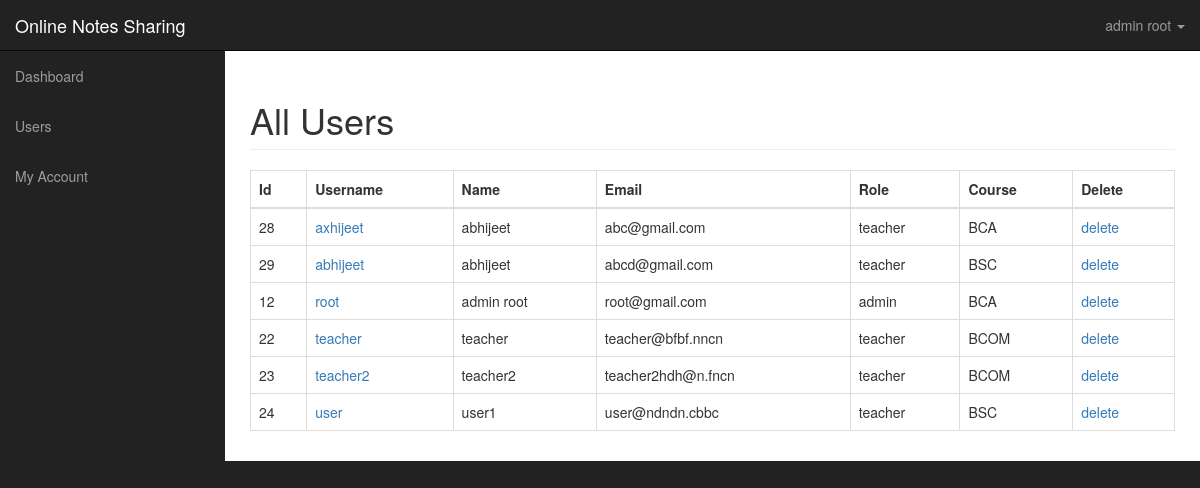
/dashboard/users.php (signed in), run on the app's committed database.
### tables this page shows
CREATE TABLE `users` (
  `id` int(11) NOT NULL,
  `username` varchar(225) NOT NULL,
  `name` varchar(225) NOT NULL,
  `about` varchar(300) NOT NULL DEFAULT 'N/A',
  `role` varchar(225) NOT NULL,
  `email` varchar(225) NOT NULL,
  `token` varchar(225) NOT NULL,
  `gender` varchar(225) NOT NULL,
  `password` varchar(225) NOT NULL,
  `course` varchar(225) NOT NULL,
  `image` varchar(225) NOT NULL DEFAULT 'profile.jpg',
  `joindate` varchar(225) NOT NULL
);

### dashboard/users.php (the view, shortened to what this page needs)
<?php include ('includes/connection.php');
include "includes/adminheader.php"; ?>
<?php if($_SESSION['role'] == 'admin')
{
	?>
	 <div id="wrapper">
    <?php include "includes/adminnav.php"; ?>
        <div id="page-wrapper">
            <div class="container-fluid">
                <div class="row">
                    <div class="col-lg-12">
                        <h1 class="page-header">
                            All Users
                        </h1>
    <table class="table table-bordered table-hover">
    <thead>
        <tr>
            <th>Id</th>
            <th>Username</th>
            <th>Name</th>
            <th>Email</th>
            <th>Role</th>
            <th>Course</th>
            <th>Delete</th>
        </tr>
    </thead>
    <tbody>
        <?php
            $query = "SELECT * FROM users ORDER BY name ASC ";
            $select_users = mysqli_query($conn, $query) or die(mysqli_error($conn));
            if (mysqli_num_rows($select_users) > 0 ) {
            while ($row = mysqli_fetch_array($select_users)) {
                $user_id = $row['id'];
                $username = $row['username'];
                $name = $row['name'];
                $user_email = $row['email'];
                $user_role = $row['role'];
                $user_course = $row['course'];
                echo "<tr>";
                echo "<td>$user_id</td>";
                echo "<td><a href='viewprofile.php?name=$username' target='_blank'> $username</a></td>";
                echo "<td>$name</td>";
                echo "<td>$user_email</td>";
                echo "<td>$user_role</td>";
                echo "<td>$user_course</td>";
                echo "<td><a onClick=\"javascript: return confirm('Are you sure you want to delete this user?')\" href='users.php?delete=$user_id'><i class='fa fa-times fa-lg'></i>delete</a></td>";
                echo "</tr>";
             }
        ?>
    </tbody>
 </table>
<?php
}
    ?>
    <?php } else {
    	header("location: index.php");
    }
    ?>
    </div>
    </div>
    </div>
    </div>
    </div>
</body>
</html>

### dashboard/includes/adminheader.php (shortened to what this page needs)
<!DOCTYPE html>
<html lang="en">
<head>
    <link href="css/bootstrap.min.css" rel="stylesheet">
    <link href="css/sb-admin.css" rel="stylesheet">
</head>
<body>

### dashboard/includes/adminnav.php (shortened to what this page needs)
 <nav class="navbar navbar-inverse navbar-fixed-top" role="navigation">
            <div class="navbar-header">
                <a class="navbar-brand" href="index.php">Online Notes Sharing</a>
            </div>
            <ul class="nav navbar-right top-nav">
                <li class="dropdown">
                    <a href="#" class="dropdown-toggle" data-toggle="dropdown"><i class="fa fa-user"></i> <?php echo $_SESSION['name']; ?> <b class="caret"></b></a>
                </li>
            </ul>
<div class="collapse navbar-collapse navbar-ex1-collapse">
                <ul class="nav navbar-nav side-nav">
                    <li>
                        <a href="index.php" class="active"><i class="fa fa-fw fa-dashboard"></i> Dashboard</a>
                    </li>
                <?php if($_SESSION['role'] == 'admin') {
                    ?>
                   <li>
                         <a href="javascript:;" data-toggle="collapse" data-target="#user"><i class="fa fa-fw fa-users"></i> Users <i class="fa fa-fw fa-caret-down"></i></a>
                    </li>
                    <li>
                        <a href="javascript:;" class="dropdown-toggle" data-toggle="collapse" data-target="#posts"><i class="fa fa-fw fa-file-text"></i> My Account <i class="fa fa-fw fa-caret-down"></i></a>
                        </li>
<?php } ?>
                </ul>
            </div>
        </nav>

### dashboard/css/sb-admin.css (style rules this page uses)
body { margin-top: 100px; background-color: #222; }
@media (min-width:768px) { body { margin-top: 50px; } }
#wrapper { padding-left: 0; }
#page-wrapper { width: 100%; padding: 0; background-color: #fff; }
@media (min-width:768px) { #wrapper { padding-left: 225px; } }
@media (min-width:768px) { #page-wrapper { padding: 10px; } }
.top-nav { padding: 0 15px; }
.top-nav>li { display: inline-block; float: left; }
.top-nav>li>a { padding-top: 15px; padding-bottom: 15px; line-height: 20px; color: #999; }
@media (min-width:768px) { .side-nav { position: fixed; top: 51px; left: 225px; width: 225px; margin-left: -225px; border: none; border-radius: 0; overflow-y: auto; background-color: #222; bottom: 0; overflow-x: hidden; padding-bottom: 40px; } }
@media (min-width:768px) { .side-nav>li>a { width: 225px; } }

### data on the page
users: id "28", username "axhijeet", name "abhijeet", email "abc@gmail.com", role "teacher", course "BCA"
users: id "29", username "abhijeet", name "abhijeet", email "abcd@gmail.com", role "teacher", course "BSC"
users: id "12", username "root", name "admin root", email "root@gmail.com", role "admin", course "BCA"
users: id "22", username "teacher", name "teacher", email "teacher@bfbf.nncn", role "teacher", course "BCOM"
users: id "23", username "teacher2", name "teacher2", email "teacher2hdh@n.fncn", role "teacher", course "BCOM"
users: id "24", username "user", name "user1", email "user@ndndn.cbbc", role "teacher", course "BSC"

### other printed values
$_SESSION['name'] "admin root"
